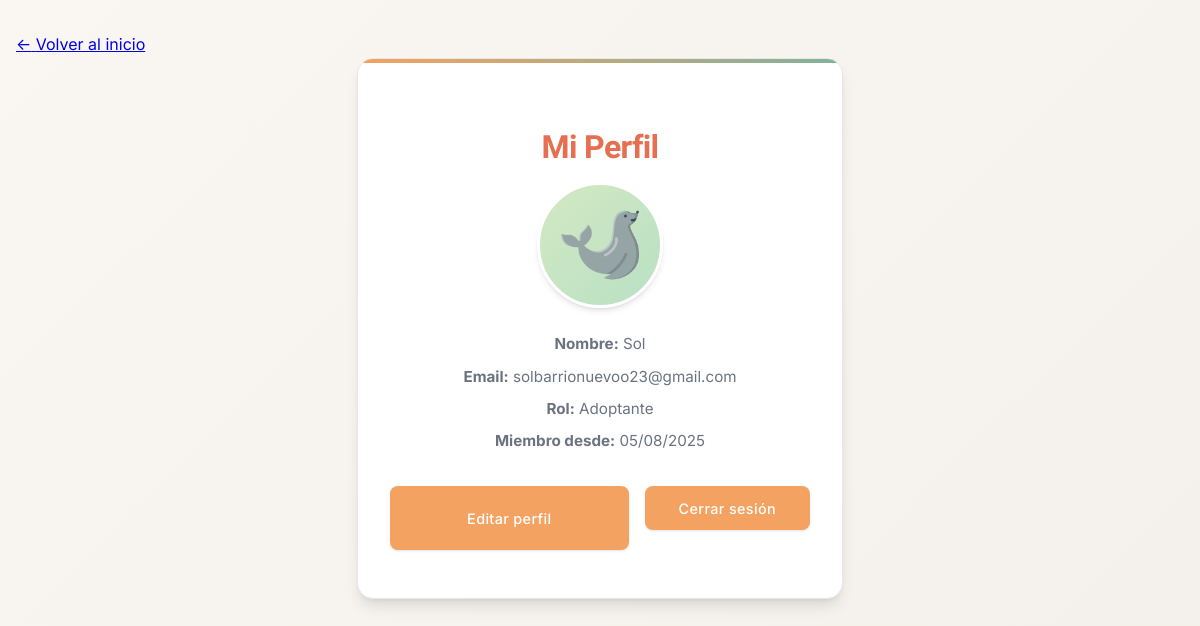
The page /Codigo/perfil.php (signed in) on the database as committed earlier.
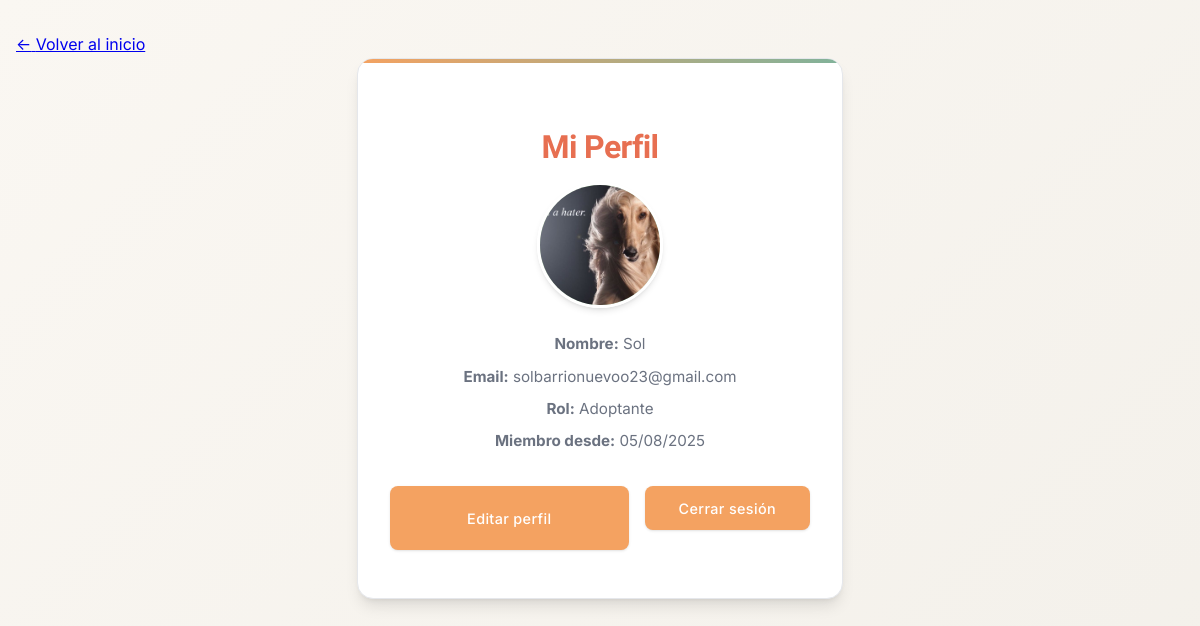
The same page on the database as committed later.
### tables this page shows
CREATE TABLE `usuarios` (
  `id` int(11) NOT NULL,
  `nombre` varchar(50) NOT NULL,
  `apellido` varchar(50) NOT NULL,
  `email` varchar(100) NOT NULL,
  `telefono` varchar(20) DEFAULT NULL,
  `password_hash` varchar(255) NOT NULL,
  `rol` enum('adoptante','refugio','voluntario','hogar_transito','veterinario','donante','admin','dador') DEFAULT 'adoptante',
  `fecha_registro` datetime DEFAULT current_timestamp(),
  `estado` enum('activo','inactivo','baneado') DEFAULT 'activo',
  `foto_perfil` varchar(255) DEFAULT NULL
);

### Codigo/perfil.php (the view, shortened to what this page needs)
<?php
require_once 'conexion.php';
$id_usuario = $_SESSION['usuario_id'];
$sql = "SELECT nombre, email, rol, fecha_registro, foto_perfil FROM usuarios WHERE id = ?";
$stmt = $conn->prepare($sql);
$stmt->bind_param("i", $id_usuario);
$stmt->execute();
$resultado = $stmt->get_result();
$usuario = $resultado->fetch_assoc();
if (!empty($usuario['foto_perfil'])) {
    $avatar = htmlspecialchars($usuario['foto_perfil']);
} else {
    $avatares = [
        "imagenes/avatars/avatar1.png",
        "imagenes/avatars/avatar2.png",
        "imagenes/avatars/avatar3.png",
        "imagenes/avatars/avatar4.png",
        "imagenes/avatars/avatar5.png",
        "imagenes/avatars/avatar6.png",
        "imagenes/avatars/avatar7.png",
        "imagenes/avatars/avatar8.png",
        "imagenes/avatars/avatar9.png",
        "imagenes/avatars/avatar10.png",
        "imagenes/avatars/avatar11.png",
        "imagenes/avatars/avatar12.png",
        "imagenes/avatars/avatar13.png",
        "imagenes/avatars/avatar14.png",
        "imagenes/avatars/avatar15.png",
        "imagenes/avatars/avatar16.png",
        "imagenes/avatars/avatar17.png",
        "imagenes/avatars/avatar18.png",
        "imagenes/avatars/avatar19.png",
        "imagenes/avatars/avatar20.png",
    ];
    $avatar = $avatares[array_rand($avatares)];
}
?>
<!DOCTYPE html>
<html lang="es">
<head>
    <link rel="stylesheet" href="css/base.css">
    <link rel="stylesheet" href="css/perfil.css">
    <a href="index.php" class="">
            <span class="">←</span>
            Volver al inicio
    </a>
</head>
<body>
    <div class="perfil-container">
        <h1>Mi Perfil</h1>
        <div class="avatar-container">
            <?php if (!empty($usuario['foto_perfil'])): ?>
                <img src="<?php echo $avatar; ?>" alt="Foto de perfil" class="foto-perfil">
            <?php else: ?>
                <img src="<?php echo $avatar; ?>" alt="Avatar por defecto" class="avatar-default">
            <?php endif; ?>
        </div>
        <p><strong>Nombre:</strong> <?php echo htmlspecialchars($usuario['nombre']); ?></p>
        <p><strong>Email:</strong> <?php echo htmlspecialchars($usuario['email']); ?></p>
        <p><strong>Rol:</strong> <?php echo ucfirst(htmlspecialchars($usuario['rol'])); ?></p>
        <p><strong>Miembro desde:</strong> <?php echo date("d/m/Y", strtotime($usuario['fecha_registro'])); ?></p>
        <div class="acciones">
            <a href="editar_perfil.php" class="boton">Editar perfil</a>
            <form action="logout.php" method="post" style="display:inline;">
                <button type="submit" class="boton">Cerrar sesión</button>
            </form>
        </div>
    </div>
</body>
</html>

Rows that differ between the two databases and show on the page:
changed usuarios "Sol": foto_perfil: picture added
